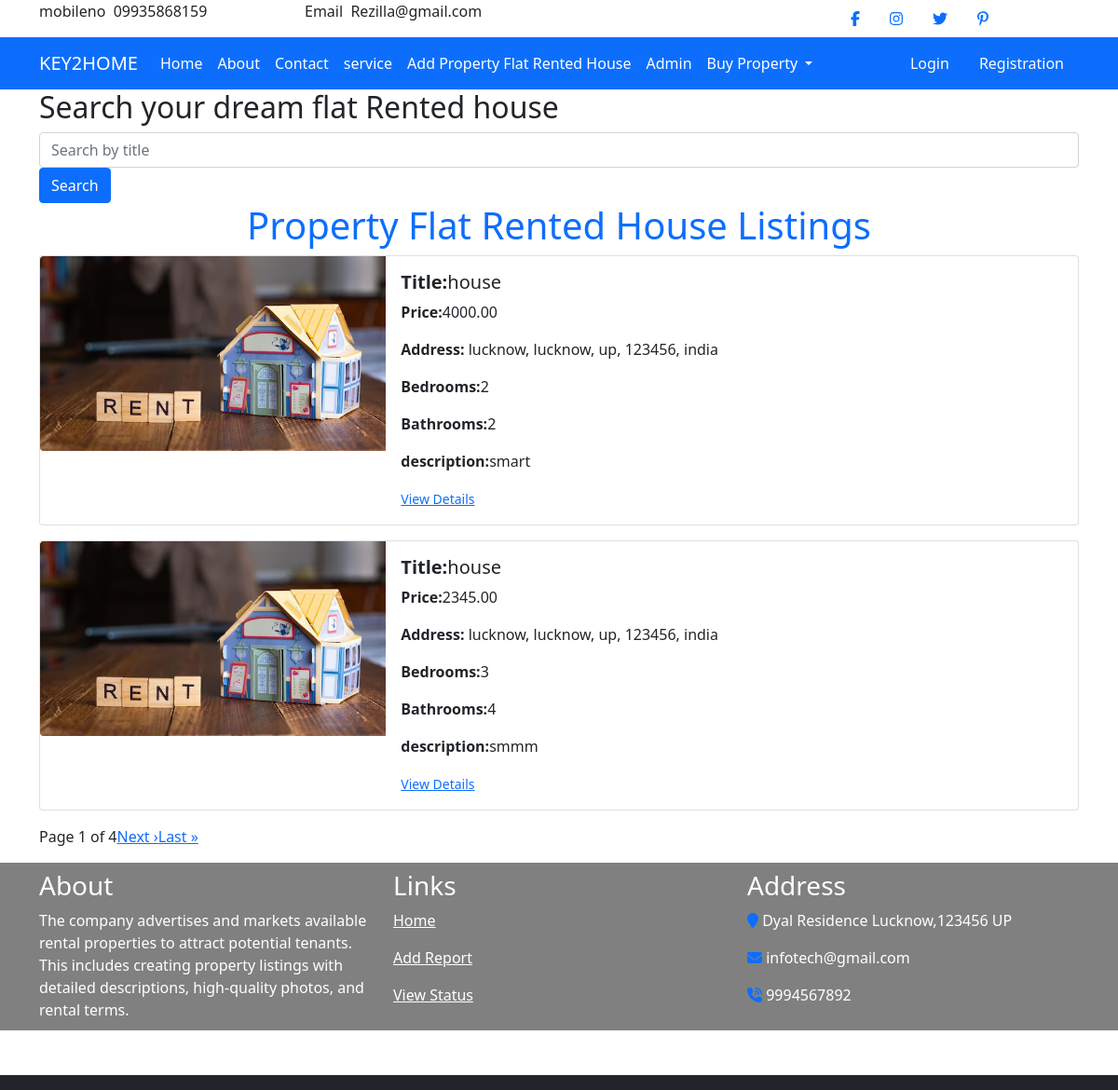
The page /property_list/ on the database its author committed.
### app/models.py (models this page shows, shortened)
class PropertyListing(models.Model):
    owner = models.ForeignKey(User, on_delete=models.CASCADE)
    title = models.CharField(max_length=255)
    description = models.TextField()
    price = models.DecimalField(max_digits=10, decimal_places=2)
    bedrooms = models.PositiveIntegerField()
    bathrooms = models.PositiveIntegerField()
    address = models.CharField(max_length=255)
    city = models.CharField(max_length=255)
    state = models.CharField(max_length=255)
    country = models.CharField(max_length=255)
    zipcode = models.CharField(max_length=10)
    image = models.ImageField(upload_to='property_images')

### app/views.py (the view)
# urls.py: path('property_list/', views.property_list, name='property_list'),
def property_list(request):
    properties = PropertyListing.objects.all()
    paginator = Paginator(properties, 2) # set number of properties per page
    page = request.GET.get('page')
    properties = paginator.get_page(page)
    return render(request, 'app/property_list.html', {'properties': properties})

### app/templates/app/property_list.html (shortened to what this page needs)
{% extends 'app/base.html' %}
{% load static %}
{% block main-content %}
<div class="container">
<h2>Search your dream flat Rented house</h2>
  <form method="GET" action="{% url 'search' %}">
    <input type="text" name="q" value="{{ query }}" placeholder="Search by title" class="form-control">
    <button type="submit" class="btn btn-primary">Search</button>
  </form>
    <h1 class="text-center text-primary">Property Flat Rented House Listings</h1>
    {% for property in properties %}
<div class="card mb-3" style="max-width: 1140px;">
  <div class="row g-0">
    <div class="col-md-4">
      <img src="{{ property.image.url }}" class="img-fluid rounded-start" alt="...">
    </div>
    <div class="col-md-8">
      <div class="card-body">
        <h5 class="card-title"><strong>Title:</strong>{{ property.title }}</h5>
        <p class="card-text"><strong>Price:</strong>{{ property.price }}</p>
          <p class="card-text"><strong>Address:</strong> {{ property.address }}, {{ property.city }}, {{ property.state }}, {{ property.zipcode }}, {{ property.country }}</p>
          <p class="card-text"><strong>Bedrooms:</strong>{{ property.bedrooms }}</p>
          <p class="card-text"><strong>Bathrooms:</strong>{{ property.bathrooms }}</p>
          <p class="card-text"><strong>description:</strong>{{ property.description }}</p>
        <p class="card-text"><small class="text-body-secondary"><a href="{% url 'property_detail' property.pk %}">View Details</a></small></p>
      </div>
    </div>
  </div>
</div>
    {% endfor %}
    {% if properties.has_other_pages %}
        <div class="pagination">
            <span class="current-page">
                Page {{ properties.number }} of {{ properties.paginator.num_pages }}
            </span>
            {% if properties.has_next %}
                <a href="?page={{ properties.next_page_number }}">Next &rsaquo;</a>
                <a href="?page={{ properties.paginator.num_pages }}">Last &raquo;</a>
            {% endif %}
        </div>
    {% endif %}
    </div>
{% endblock %}

### rows shown on the page
PropertyListing: image (picture), title "house", price "4000.00", address "lucknow", city "lucknow", state "up", zipcode "123456", country "india", bedrooms "2", bathrooms "2", description "smart"
PropertyListing: image (picture), title "house", price "2345.00", address "lucknow", city "lucknow", state "up", zipcode "123456", country "india", bedrooms "3", bathrooms "4", description "smmm"

### other values the page prints
{{ properties.number }} "1"
{{ properties.paginator.num_pages }} "4"
